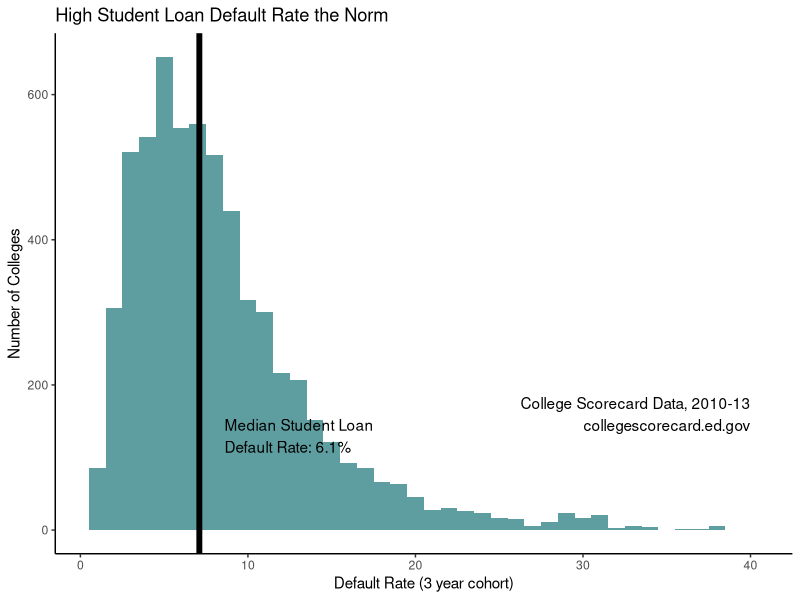
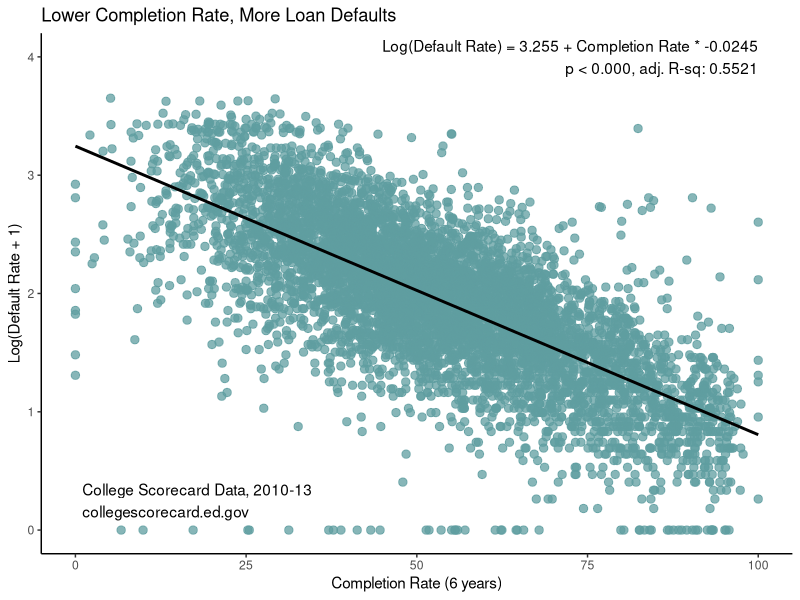
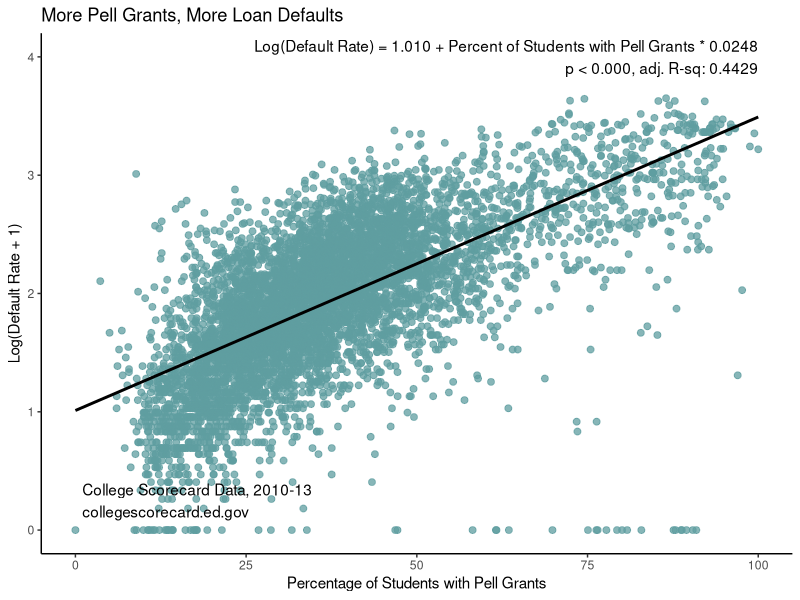

Source code (R) for these figures, in order:
###################### PLOTS ######################
library(ggplot2)
library(RColorBrewer)
data13 <- read.csv("data/imputed_data.csv", stringsAsFactors=FALSE)
data13$Default.3Y <- data13$Default.3Y + 1 # for log transforms

# Default Rates Higher than Mortgage Default Rates
# https://research.stlouisfed.org/fred2/series/DRSFRMACBS
meandef <- mean(data13[!is.na(data13$Default.3Y), ]$Default.3Y)  # mean default rate
mddef <- median(data13[!is.na(data13$Default.3Y), ]$Default.3Y)  # median default rate
ggplot(data13, aes(Default.3Y)) + geom_histogram(stat="bin", binwidth=1, fill="cadetblue") + theme_classic() + 
    geom_vline(xintercept=mddef, color="black", size=2) + 
    annotate("text", x=(mddef+1.5), y=130, hjust=0, color="black", label="Median Student Loan\nDefault Rate: 6.1%") +
    xlab("Default Rate (3 year cohort)") + labs(title="High Student Loan Default Rate the Norm") + ylab("Number of Colleges") +
    annotate("text", x=40, y=160, hjust=1, label="College Scorecard Data, 2010-13\ncollegescorecard.ed.gov")

# Finish on Time 
compdef <- lm(log(Default.3Y) ~ Completion, data13)
ggplot(data13, aes( Completion, log(Default.3Y) )) + geom_point(color="cadetblue", size = 2.5, alpha=.75) +
    stat_smooth(method="lm", se=FALSE, color="black") + annotate("text", x=100, y=4, hjust=1, label="Log(Default Rate) = 3.255 + Completion Rate * -0.0245
                                                                 p < 0.000, adj. R-sq: 0.5521") +
    theme_classic() + xlab("Completion Rate (6 years)") + scale_color_brewer(palette="Paired") +
    ylab("Log(Default Rate + 1)") + labs(title="Lower Completion Rate, More Loan Defaults") +
    annotate("text", x=1, y=.25, hjust=0, label="College Scorecard Data, 2010-13\ncollegescorecard.ed.gov")

# Fewer Pell Grants
pelldef <- lm(log(Default.3Y) ~ Pell.Grant.Pct, data13)
ggplot(data13, aes( Pell.Grant.Pct, log(Default.3Y) )) + geom_point(color="cadetblue", size = 2, alpha=.75) +
     stat_smooth(method="lm", se=FALSE, color="black") + annotate("text", x=100, y=4, hjust=1, label="Log(Default Rate) = 1.010 + Percent of Students with Pell Grants * 0.0248
                                                                  p < 0.000, adj. R-sq: 0.4429") +
     theme_classic() + xlab("Percentage of Students with Pell Grants") + scale_color_brewer(palette="Paired") +
     ylab("Log(Default Rate + 1)") + labs(title="More Pell Grants, More Loan Defaults") +
     annotate("text", x=1, y=.25, hjust=0, label="College Scorecard Data, 2010-13\ncollegescorecard.ed.gov")


